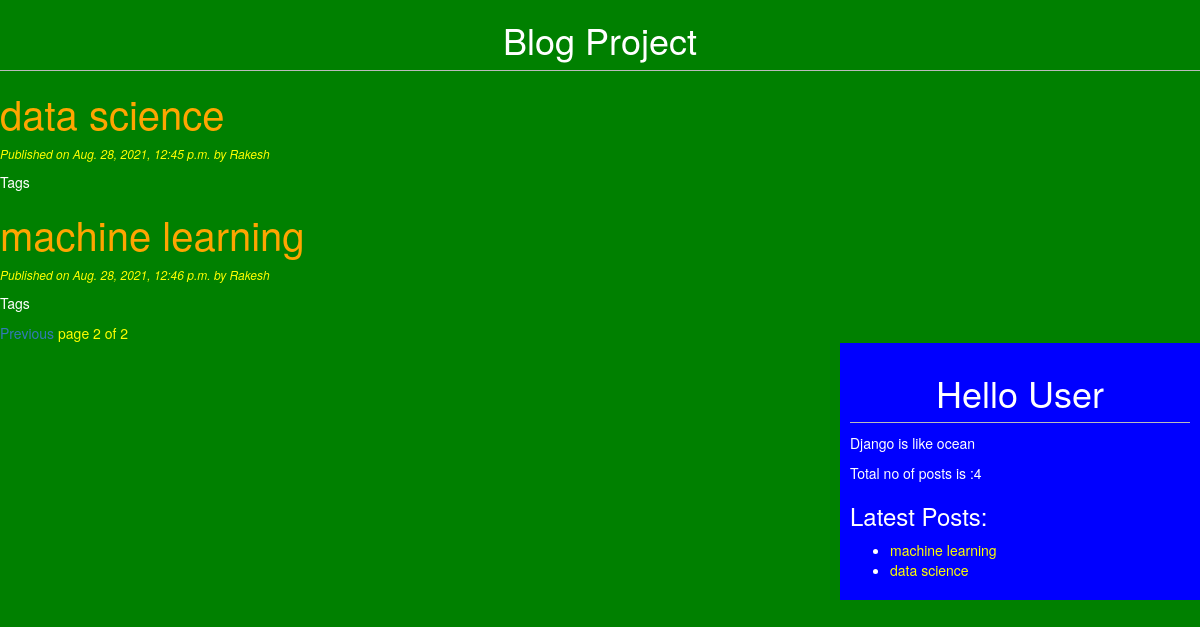
Screenshot of /?page=2 with the database file from the repository.
### blogApp/models.py (models this page shows)
class Post(models.Model):
    STATUS_CHOICES=(('draft','Draft'),('published','Published'))
    status=models.CharField(max_length=30,choices=STATUS_CHOICES,default='draft')
    title=models.CharField(max_length=30)
    slug=models.SlugField()
    author=models.ForeignKey(User,related_name="post",on_delete=models.CASCADE)
    body=models.TextField()
    publish=models.DateTimeField(default=timezone.now)
    created_at=models.DateTimeField(auto_now_add=True)
    modified_at=models.DateTimeField(auto_now=True)
    objects=PostManager()
    tags=TaggableManager()         #we have Tag table in libraries and TaggleManagers also

### blogApp/views.py (the view)
# urls.py: path('',views.post_list_view),
def post_list_view(request,tag_slug=None):         #to list all posts
    post_list=Post.objects.all()
    tag=None
    if tag_slug!=None:
        tag=get_object_or_404(Tag,slug=tag_slug)    #Tag table contains 2 fields name,slug
        post_list=post_list.filter(tags__in=[tag])
    p=Paginator(post_list,2)
    page_number=request.GET.get('page')
    try:
        post_list=p.page(page_number)
    except PageNotAnInteger:
        post_list=p.page(1)
    except EmptyPage:
        post_list=p.page(p.num_pages)
    return render(request,'blogApp/post_list.html',{'post_list':post_list,'tag':tag})

### blogApp/models.py (called while the page is built)
    def get_queryset(self):
        return super().get_queryset().filter(status='draft')

### blogApp/templatetags/blog_tags.py (called while the page is built)
@register.simple_tag
def total_posts():
    return Post.objects.count()

@register.inclusion_tag('blogApp/latestposts.html')
def showlatestposts(count=2):
    return {'latest_posts':Post.objects.all().order_by('-publish')[:count]}

### templates/blogApp/post_list.html (shortened to what this page needs)
{%extends 'blogApp/base.html'%}
{%block content_block%}
<h1>Blog Project</h1>
{%for post in post_list%}
<h2><a href="/detail/{{post.id}}/" style="color:orange; font-size:40px">{{post.title}}</a></h2>
<p id='date'>Published on {{post.publish}} by {{post.author|title}}</p>
<p>Tags
</p>
{%endfor%}
{%include 'blogApp/pagination.html' with page=post_list%}
{%endblock%}

### templates/blogApp/latestposts.html
<ul>
  {%for post in latest_posts%}
  <li><a href="/detail/{{post.id}}/" style="color:yellow">{{post.title}}</a></li>
  {%endfor%}
</ul>

### static/css/blog.css (style rules this page uses)
h1 { text-align: center; border-bottom: 1px solid #bbb; padding: 0 0 10px 0; }
#date { color:yellow; font-size:12px; font-style: italic; }
body { background: green; color:white; }

### rows the page displays
Post: title "data science", publish "Aug. 28, 2021, 12:45 p.m.", author "Rakesh"
Post: title "machine learning", publish "Aug. 28, 2021, 12:46 p.m.", author "Rakesh"

### other values shown
{{ page.number }} "2"
{{ page.paginator.num_pages }} "2"
